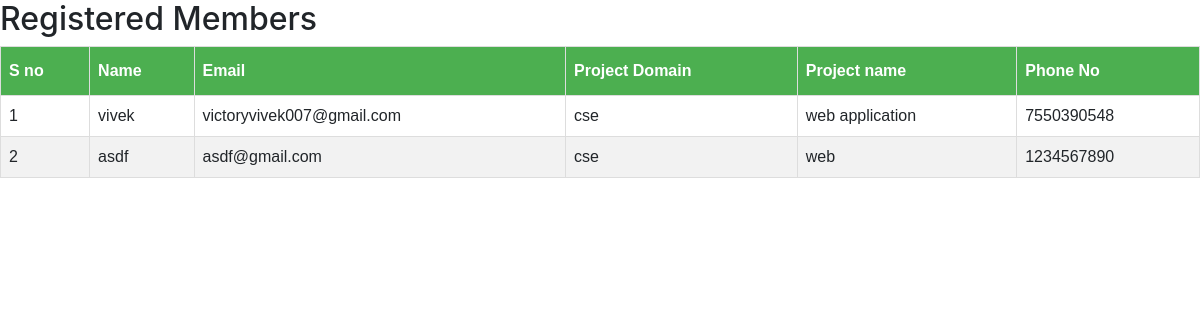
Screenshot of /view/ with the database file from the repository.
### app1/models.py (models this page shows, shortened)
class RegisteredDetails(models.Model):
    name=models.CharField( max_length=255)
    email= models.EmailField(unique=True)
    poject_domain=models.CharField(max_length=255)
    project_name=models.CharField( max_length=255)
    phone_no=models.IntegerField()

### app1/views.py (the view)
# urls.py: path('view/',views.viewReg,name='view'),
def viewReg(request):
    try:
        reg=RegisteredDetails.objects.all()
    except Exception as e:
        return HttpResponse('<script>alert(oops something went wrong,,cannot fetch datas)</script>')
    return render(request,'view.html',context={'obj':reg})

### templates/view.html (shortened to what this page needs)
<!DOCTYPE html>
{%load staticfiles%}
<html lang="en">
<head>
  <link rel="stylesheet" href="{%static "https://maxcdn.bootstrapcdn.com/bootstrap/4.3.1/css/bootstrap.min.css"%}">
</head>
<body>
  <h2>Registered Members</h2>
  <table id="customers">
    <thead>
      <tr>
        <th>S no</th>
        <th>Name</th>
        <th>Email</th>
        <th>Project Domain</th>
        <th>Project name</th>
        <th>Phone No</th>
      </tr>
    </thead>
    <tbody>
      {%for det in obj%}
      <tr>
        <td>{{det.pk}}</td>
        <td>{{det.name}}</td>
        <td>{{det.email}}</td>
        <td>{{det.poject_domain}}</td>
        <td>{{det.project_name}}</td>
        <td>{{det.phone_no}}</td>
      </tr>
      {%endfor%}
    </tbody>
  </table>
</body>
</html>

### templates/view.html (style rules this page uses)
#customers { font-family: "Trebuchet MS", Arial, Helvetica, sans-serif; border-collapse: collapse; width: 100%; }
#customers td, #customers th { border: 1px solid #ddd; padding: 8px; }
#customers tr:nth-child(even) { background-color: #f2f2f2; }
#customers th { padding-top: 12px; padding-bottom: 12px; text-align: left; background-color: #4CAF50; color: white; }

### rows the page displays
RegisteredDetails: pk "1", name "vivek", email "victoryvivek007@gmail.com", poject_domain "cse", project_name "web application", phone_no "7550390548"
RegisteredDetails: pk "2", name "asdf", email "asdf@gmail.com", poject_domain "cse", project_name "web", phone_no "1234567890"
